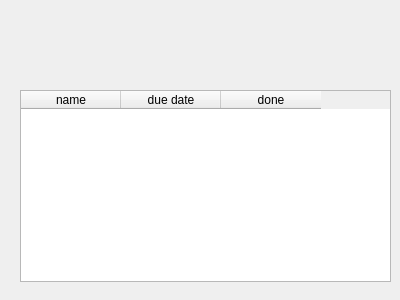
<?xml version="1.0" encoding="UTF-8"?>
<ui version="4.0">
 <class>Form</class>
 <widget class="QWidget" name="Form">
  <property name="geometry">
   <rect>
    <x>0</x>
    <y>0</y>
    <width>400</width>
    <height>300</height>
   </rect>
  </property>
  <property name="windowTitle">
   <string>Form</string>
  </property>
  <widget class="QTableWidget" name="tableWidget">
   <property name="geometry">
    <rect>
     <x>20</x>
     <y>90</y>
     <width>371</width>
     <height>192</height>
    </rect>
   </property>
   <column>
    <property name="text">
     <string>name</string>
    </property>
   </column>
   <column>
    <property name="text">
     <string>due date</string>
    </property>
   </column>
   <column>
    <property name="text">
     <string>done</string>
    </property>
   </column>
  </widget>
 </widget>
 <resources/>
 <connections/>
</ui>
